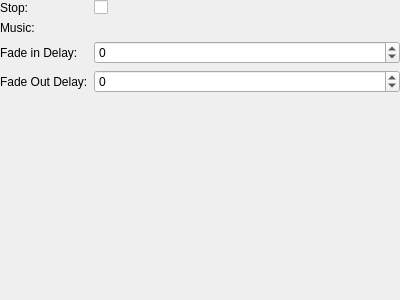
<?xml version="1.0" encoding="UTF-8"?>
<ui version="4.0">
 <class>ActionPlayBGM</class>
 <widget class="QWidget" name="ActionPlayBGM">
  <property name="geometry">
   <rect>
    <x>0</x>
    <y>0</y>
    <width>400</width>
    <height>300</height>
   </rect>
  </property>
  <layout class="QVBoxLayout" name="verticalLayout">
   <property name="leftMargin">
    <number>0</number>
   </property>
   <property name="topMargin">
    <number>0</number>
   </property>
   <property name="rightMargin">
    <number>0</number>
   </property>
   <property name="bottomMargin">
    <number>0</number>
   </property>
   <item>
    <layout class="QFormLayout" name="formLayout">
     <property name="fieldGrowthPolicy">
      <enum>QFormLayout::AllNonFixedFieldsGrow</enum>
     </property>
     <item row="0" column="0">
      <widget class="QLabel" name="lblIsStop">
       <property name="text">
        <string>Stop:</string>
       </property>
      </widget>
     </item>
     <item row="0" column="1">
      <widget class="QCheckBox" name="isStop"/>
     </item>
     <item row="1" column="0">
      <widget class="QLabel" name="lblMusic">
       <property name="text">
        <string>Music:</string>
       </property>
      </widget>
     </item>
     <item row="2" column="0">
      <widget class="QLabel" name="lblFadeInDelay">
       <property name="text">
        <string>Fade in Delay:</string>
       </property>
      </widget>
     </item>
     <item row="2" column="1">
      <widget class="QSpinBox" name="fadeInDelay">
       <property name="minimum">
        <number>-2147483647</number>
       </property>
       <property name="maximum">
        <number>2147483647</number>
       </property>
      </widget>
     </item>
     <item row="3" column="0">
      <widget class="QLabel" name="lblFadeOutDelay">
       <property name="text">
        <string>Fade Out Delay:</string>
       </property>
      </widget>
     </item>
     <item row="3" column="1">
      <widget class="QSpinBox" name="fadeOutDelay">
       <property name="minimum">
        <number>-2147483647</number>
       </property>
       <property name="maximum">
        <number>2147483647</number>
       </property>
      </widget>
     </item>
     <item row="1" column="1">
      <widget class="ObjectSelector" name="music" native="true"/>
     </item>
    </layout>
   </item>
  </layout>
 </widget>
 <customwidgets>
  <customwidget>
   <class>ObjectSelector</class>
   <extends>QWidget</extends>
   <header>ObjectSelector.h</header>
   <container>1</container>
  </customwidget>
 </customwidgets>
 <resources/>
 <connections/>
</ui>
